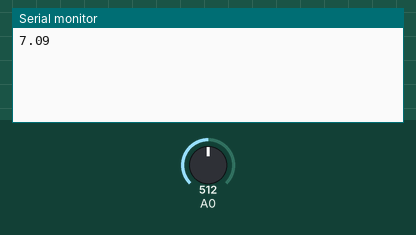
The sketch below on a simulated Arduino Uno, built with avr-gcc and run on an emulated ATmega328P. On the bench: the last lines printed to the serial monitor. The test bench sets the inputs (shaded band); at power-on: A0 = 512.

Above: at 1.2 s.
1.3 s: A0 set to 716
At 2.3 s:
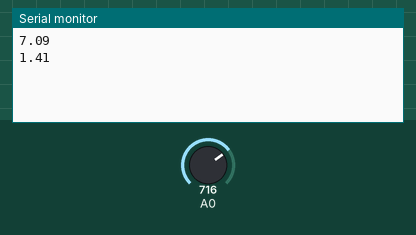
2.8 s: A0 set to 900
At 3.3 s:
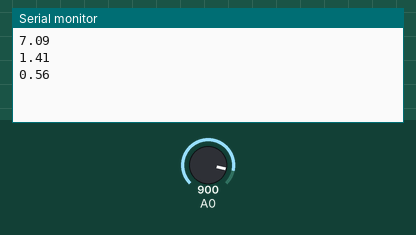
Timing chart, 0 to 5.8 s (numbered marks = the images above; inputs shaded):
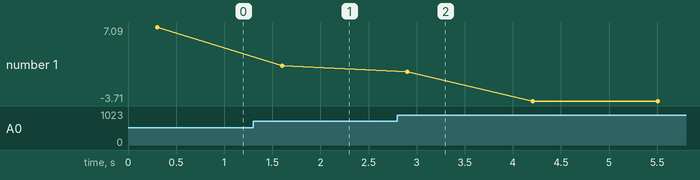

Measured:
- after the input at 1.3 s, the serial monitor: prints a new line after 0.30 s (image 1)
- after the input at 2.8 s, the serial monitor: prints a new line after 0.10 s (image 2)
- plotted number 1: 7.09 → 1.41 after the input at 1.3 s, 1.41 → -3.71 after the input at 2.8 s

The sketch:

pH_sensor.ino
```cpp
#include <Wire.h>
//#include <LiquidCrystal_I2C.h>
//LiquidCrystal_I2C lcd(0x27, 16, 2);
float calibration_value = 21.34;
int phval = 0;
unsigned long int avgval;
int buffer_arr[10],temp;
void setup()
{
 Serial.begin(9600);
  /*lcd.init();
  lcd.begin(16, 2);
  lcd.backlight();
  lcd.setCursor(0, 0);
  lcd.print("   Welcome to      ");
  lcd.setCursor(0, 1);
  lcd.print(" Circuit Digest    ");
  delay(2000);
  lcd.clear();*/
}
void loop() {
 for(int i=0;i<10;i++)
 {
 buffer_arr[i]=analogRead(A0);
 delay(30);
 }
 for(int i=0;i<9;i++)
 {
 for(int j=i+1;j<10;j++)
 {
 if(buffer_arr[i]>buffer_arr[j])
 {
 temp=buffer_arr[i];
 buffer_arr[i]=buffer_arr[j];
 buffer_arr[j]=temp;
 }
 }
 }
 avgval=0;
 for(int i=2;i<8;i++)
 avgval+=buffer_arr[i];
 float volt=(float)avgval*5.0/1024/6;
 float ph_act = -5.70 * volt + calibration_value;
 /*lcd.setCursor(0, 0);
 lcd.print("pH Val:");
 lcd.setCursor(8, 0);
 lcd.print(ph_act);*/
 Serial.println(ph_act);
 delay(1000);
}
```
